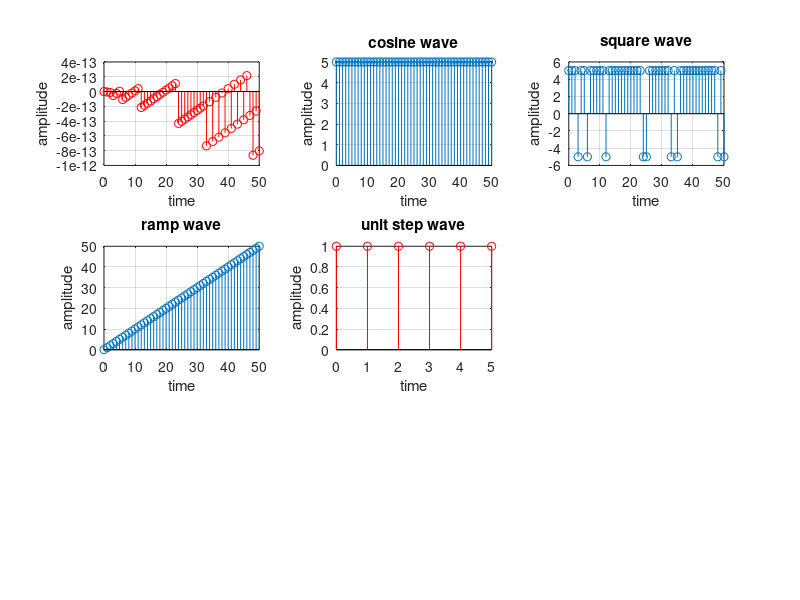

Reproduce this figure in MATLAB.
clc
clear;
close all;
n = 0:1:50;
f = input('Enter the Frequency');
a = input('Enter the Amplitude');
N = input('Enter the Number of Unit Step');
subplot (3,3,1);
y = a*sin(2*pi*f*n);
stem(n,y,'r');
xlabel('time');
ylabel('amplitude');
grid on;
subplot(3,3,2);
z=a*cos(2*pi*f*n);
stem(n,z);
xlabel('time');
ylabel('amplitude');
title('cosine wave')
grid on;
subplot(3,3,3);
s=a*square(2*pi*f*n);
stem(n,s);
xlabel('time');
ylabel('amplitude');
title('square wave')
grid on;
subplot(3,3,4);
stem(n,n);
xlabel('time');
ylabel('amplitude');
title('ramp wave')
grid on;
x=0:N;
d=ones(1,N+1);
subplot(3,3,5);
stem(x,d,'r');
xlabel('time');
ylabel('amplitude');
title('unit step wave')
grid on;
